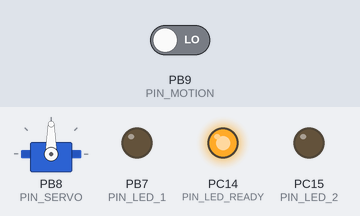
Bench run of a sketch on a simulated STM32 Blue Pill. Shown: servo, output pins drawn as LEDs (lit = HIGH). The inputs (shaded band) are chosen by the test bench; at power-on: PB9 (PIN_MOTION) LOW.

Above: at 1.4 s.
1.5 s: PB9 (PIN_MOTION) driven HIGH
At 1.85 s:
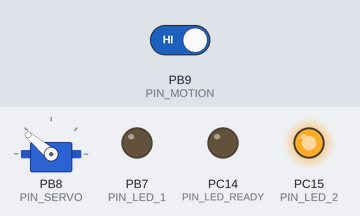
At 2.9 s:
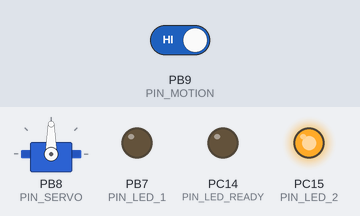
Timing chart, 0 to 4.5 s (numbered marks = the images above; inputs shaded):
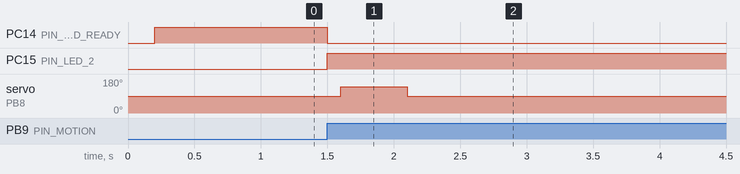

Measured:
- after the input at 1.5 s, PC14 (PIN_LED_READY): HIGH → LOW at once; PC15 (PIN_LED_2): LOW → HIGH at once; servo on PB8 (PIN_SERVO): 90° → 140° after 0.10 s, → 90° 0.50 s later

The sketch:

light.ino
```cpp
#include <Servo.h>

#define PIN_SERVO     PB8
#define PIN_MOTION    PB9
#define PIN_LED_2     PC15
#define PIN_LED_1     PB7
#define PIN_LED_READY PC14

#define ANGLE_ON  140
#define ANGLE_OFF  40

#define TWO_MINUTES 120000
#define ONE_MINUTE   60000
#define FLASHING     10000

Servo servo;

void drawLights(bool two, bool one, bool ready) {
	digitalWrite(PIN_LED_2, two);
	digitalWrite(PIN_LED_1, one);
	digitalWrite(PIN_LED_READY, ready);
}

void moveServo(uint8_t angle) {
	delay(100);
	servo.write(angle);
	delay(500);
	servo.write(90);
	delay(100);
}

void setup() {
	servo.attach(PIN_SERVO);
	delay(100);
	servo.write(90);
	delay(100);
	pinMode(PIN_MOTION, INPUT);
	pinMode(PIN_LED_2, OUTPUT);
	pinMode(PIN_LED_1, OUTPUT);
	pinMode(PIN_LED_READY, OUTPUT);
	drawLights(0, 0, 1);
}

unsigned long motionOffMillis = 0;
bool sensorMotion = false;

void loop() {
	if (digitalRead(PIN_MOTION)) {
		drawLights(1, 0, 0);
		motionOffMillis = 0;

		if (!sensorMotion) {
			sensorMotion = true;
			moveServo(ANGLE_ON);
		}
	} else {
		if (motionOffMillis == 0) {
			motionOffMillis = millis();
		} else if (sensorMotion) {
			if (millis() - motionOffMillis > TWO_MINUTES) {
				drawLights(0, 0, 1);
				sensorMotion = false;
				moveServo(ANGLE_OFF);
			} else if (millis() - motionOffMillis > ONE_MINUTE) {
				bool on = millis() - motionOffMillis < TWO_MINUTES - FLASHING || (millis() % 1000) > 500;
				drawLights(0, on, 0);
			} else {
				bool on = millis() - motionOffMillis < ONE_MINUTE - FLASHING || (millis() % 1000) > 500;
				drawLights(on, 0, 0);
			}
		}
	}
}
```
